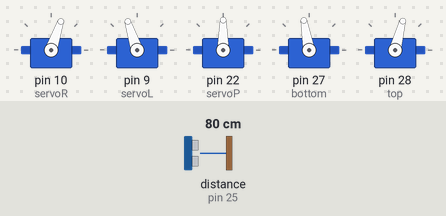
Bench run of a sketch on a simulated Arduino Mega 2560, built with avr-gcc and run on an emulated ATmega2560. Shown: 5 × servo. The test bench sets the inputs (shaded band); at power-on: distance to the obstacle (sensor on pin 25) 80 cm. The echo pulse lasts 58.3 µs per cm.

Above: at 1.4 s.
1.5 s: distance to the obstacle (sensor on pin 25) set to 43 cm
3.0 s: distance to the obstacle (sensor on pin 25) set to 37 cm
At 3.41 s:
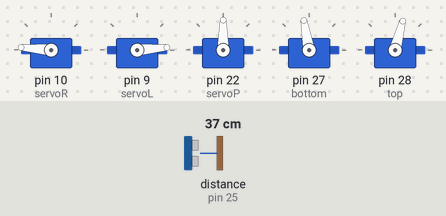
At 4.49 s:
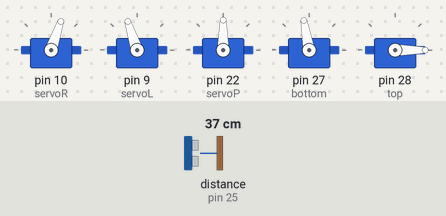
Timing chart, 0 to 12.0 s (numbered marks = the images above; inputs shaded):
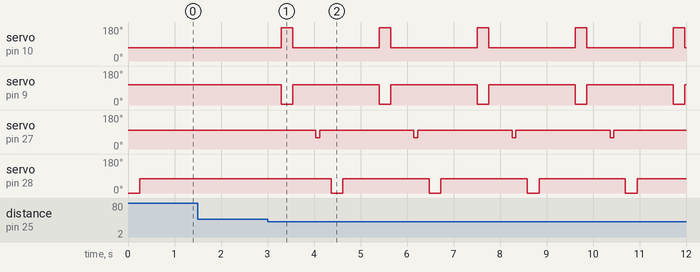

Measured:
- the behaviour switches between 41 and 40 cm on distance to the obstacle (sensor on pin 25) (found by bisection; images 0 and 1)
- after the input at 1.5 s, every drawn part: stays the same
- after the input at 3.0 s, servo on pin 10 (servoR): alternates 175° for 0.25 s and 71° for 1.9 s, starting after 0.29 s; servo on pin 9 (servoL): alternates 108° for 1.9 s and 5° for 0.25 s, starting after 0.29 s

The sketch:

Fire.ino
```cpp
#include <AFMotor.h>
#include <Servo.h>
#include <SR04.h>

//Pins for the ultrasonic sensor
#define TRIG_PIN 25
#define ECHO_PIN 26

//Define the ultrasonic sensor and the variable for the distance
SR04 ultrasonic = SR04(ECHO_PIN,TRIG_PIN);
long distance;

//The various servos
Servo servoR;
Servo servoL;
Servo servoP;

Servo bottom;
Servo top;

//Joystick Pins
const int joyX = 1;
const int joyY = 0;

//Variables for the on/off button
const int Button = 23;
int buttonState = 0;
int lastButtonState = 0;

//Joystick Values
float joyValY;
float joyValX;

//Servo positions
float servValR = 90;
float servValL = 90;
float servValP = 90;

int active = 0;

void setup() {
  pinMode (joyX, INPUT);
  pinMode (joyY, INPUT);
  pinMode (Button, INPUT);
  servoR.attach(10);
  servoL.attach(9);
  servoP.attach(22);
  bottom.attach(27);
  top.attach(28);

  Serial.begin(9600);
  servoL.write(108);
  servoR.write(71);

  top.write(0);
  bottom.write(100);
  delay(250);
  top.write(75);
}

void loop() {
  //Get the distance
  distance = ultrasonic.Distance();
  if(distance >= 10 && distance <= 400) {
    if(distance <= 40){
      fire();
    }
  }
}

void fire(){
  //Down positions
  servoL.write(108);
  servoR.write(71);
  delay(250);
  //Firing positions
  servoL.write(5);
  servoR.write(175);
  delay(250);
  //Back to the starting position
  servoL.write(108);
  servoR.write(71);
  delay(500);
  //Reload
  reload();
  delay(500);
}

void reload() {
  //Move the bottom out, then back in
  bottom.write(60);
  delay(80);
  bottom.write(100);
  delay(250);
  //Move the top out, then back in
  top.write(0);
  delay(250);
  top.write(75);
}
```
